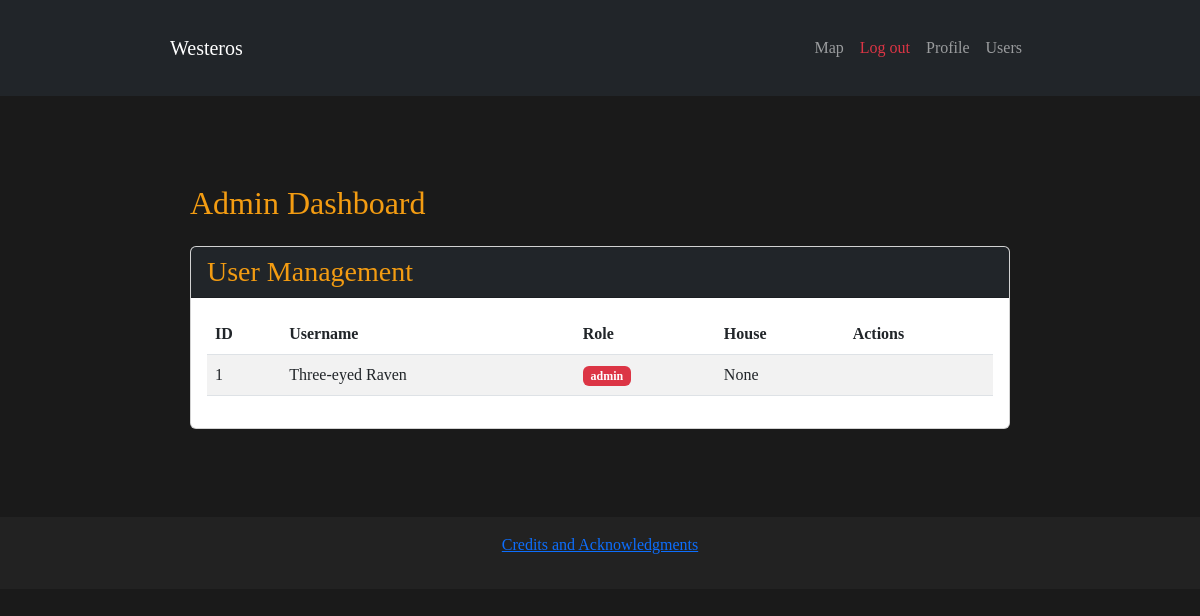
Page /admin/ (signed in) on the earlier database version.
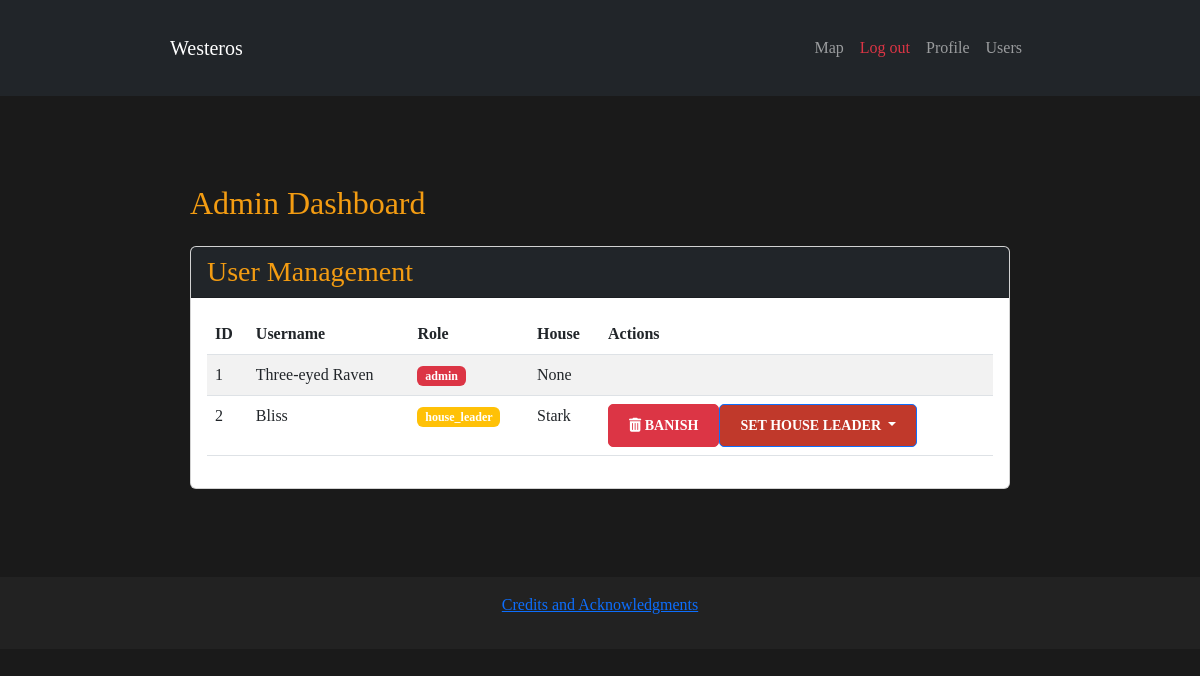
Same page on the later database version.
### models/models.py (models this page shows, shortened)
class User(db.Model, UserMixin):
    __tablename__ = 'users'
    id = db.Column(db.Integer, primary_key = True)
    username = db.Column(db.String(80), unique = True, nullable = False)
    email = db.Column(db.String(120), unique = True, nullable = False)
    password_hash = db.Column(db.String(256), nullable = False)
    avatar = db.Column(db.String(255), nullable = False, default = "default_avatar.png")
    status = db.Column(db.String(255), nullable = True)
    role = db.Column(db.Enum(UserRole), default = UserRole.MEMBER, nullable = False)
    house_id = db.Column(db.Integer, db.ForeignKey('houses.id'), nullable = True)
    house = db.relationship('House', back_populates="users")

class House(db.Model):
    __tablename__ = 'houses'
    id = db.Column(db.Integer, primary_key = True) # House id
    name = db.Column(db.String(100), unique = True, nullable = False) # House name
    seat = db.relationship("Seat", uselist = False, back_populates = "house") # House seat - family castle
    lands = db.Column(db.String(100), unique = True, nullable = False) # House lands
    words = db.Column(db.Text, nullable = False)
    emblem = db.Column(db.String(255)) # Coat of Arms
    users = db.relationship("User", back_populates="house") # Users joined the house

### routes/admin_routes.py (the view)
@admin_bp.route("/")
@admin_required
def dashboard():
    users = User.query.options(joinedload(User.house)).all()
    houses = House.query.options(joinedload(House.seat)).all()
    return render_template("dashboard.html", users = users, houses = houses, UserRole=UserRole)

### app.py (called while the page is built)
@login_manager.user_loader
def load_user(user_id):
    return User.query.get(int(user_id))

### routes/admin_routes.py (called while the page is built)
def admin_required(f):
    @wraps(f)
    def decorated_function(*args, **kwargs):
        if 'user_id' not in session:
            flash("You must be logged in to go there", "danger")
            return redirect(url_for('auth.login', next=request.url))
        user = User.query.get(session['user_id'])
        if not user or user.role != UserRole.ADMIN:
            flash("You do not have permission to access the Heart tree", "danger")
            return redirect(url_for("main.home"))
        return f(*args, **kwargs)
    return decorated_function

@admin_bp.before_request
def log_admin_access():
    print(f"Accessing: {request.path}, User: {session.get('user_id')}")

### templates/dashboard.html (shortened to what this page needs)
{% extends "base.html" %}
{% block content %}
<div class="container mt-4">
    <h2 class="mb-4">Admin Dashboard</h2>
    <div class="card mb-4">
        <div class="card-header bg-dark text-white">
            <h3 class="mb-0">User Management</h3>
        </div>
        <div class="card-body">
            <div class="table-reponsive">
                <table class="table table-striped">
                    <thead class="thead-dark">
                        <tr>
                            <th>ID</th>
                            <th>Username</th>
                            <th>Role</th>
                            <th>House</th>
                            <th>Actions</th>
                        </tr>
                    </thead>
                    <tbody>
                        {% for user in users %}
                        <tr>
                            <td>{{ user.id }}</td>
                            <td>{{ user.username }}</td>
                            <td>
                                <span class="badge bg-{% if user.role == UserRole.ADMIN %}danger{% elif user.role == UserRole.HOUSE_LEADER %}warning{% else %}primary{% endif %}">
                                    {{ user.role.value }}
                                </span>
                            </td>
                            <td>{{ user.house.name if user.house else "None" }}</td>
                            <td>
                                {% if user.role != UserRole.ADMIN %}
                                    <div class="btn-group" role="group">
                                        <form action="{{ url_for('admin.delete_user', user_id=user.id) }}" method="POST" style="display: inline;">
                                            <button type="submit" class="btn btn-danger btn-sm"
                                                    onclick="return confirm('Are you sure want to banish {{ user.username }}?')">
                                                <i class="fas fa-trash-alt"></i> Banish
                                            </button>
                                        </form>
                                        <div class="dropdown">
                                            <button class="btn btn-sm btn-primary dropdown-toggle"
                                                    type="button"
                                                    data-bs-toggle="dropdown">
                                                Set House Leader
                                            </button>
                                        </div>
                                    </div>
                                {% endif %}
                            </td>
                        </tr>
                        {% endfor %}
                    </tbody>
                </table>
            </div>
        </div>
    </div>
</div>
{% endblock %}

Differences in the rows shown:
added User: id "2", username "Bliss", role.value "house_leader", house "Stark"
